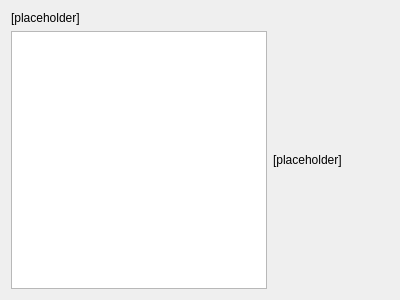
<?xml version="1.0" encoding="UTF-8"?>
<ui version="4.0">
 <class>pgKwClassification</class>
 <widget class="QWidget" name="pgKwClassification">
  <property name="geometry">
   <rect>
    <x>0</x>
    <y>0</y>
    <width>400</width>
    <height>300</height>
   </rect>
  </property>
  <property name="sizePolicy">
   <sizepolicy hsizetype="MinimumExpanding" vsizetype="MinimumExpanding">
    <horstretch>0</horstretch>
    <verstretch>0</verstretch>
   </sizepolicy>
  </property>
  <layout class="QVBoxLayout" name="verticalLayout_31">
   <item>
    <widget class="QLabel" name="lblSelectClassification">
     <property name="styleSheet">
      <string notr="true">font: 11pt &quot;Ubuntu&quot;;</string>
     </property>
     <property name="text">
      <string>[placeholder]</string>
     </property>
     <property name="alignment">
      <set>Qt::AlignLeading|Qt::AlignLeft|Qt::AlignTop</set>
     </property>
     <property name="wordWrap">
      <bool>true</bool>
     </property>
    </widget>
   </item>
   <item>
    <layout class="QHBoxLayout" name="horizontalLayout_7" stretch="0,1">
     <item>
      <widget class="QListWidget" name="lstClassifications">
       <property name="sizePolicy">
        <sizepolicy hsizetype="Expanding" vsizetype="MinimumExpanding">
         <horstretch>0</horstretch>
         <verstretch>0</verstretch>
        </sizepolicy>
       </property>
      </widget>
     </item>
     <item>
      <widget class="QLabel" name="lblDescribeClassification">
       <property name="sizePolicy">
        <sizepolicy hsizetype="Expanding" vsizetype="Expanding">
         <horstretch>0</horstretch>
         <verstretch>0</verstretch>
        </sizepolicy>
       </property>
       <property name="styleSheet">
        <string notr="true">font: 11pt &quot;Ubuntu&quot;;</string>
       </property>
       <property name="text">
        <string>[placeholder]</string>
       </property>
       <property name="alignment">
        <set>Qt::AlignLeading|Qt::AlignLeft|Qt::AlignVCenter</set>
       </property>
       <property name="wordWrap">
        <bool>true</bool>
       </property>
      </widget>
     </item>
    </layout>
   </item>
  </layout>
 </widget>
 <resources/>
 <connections/>
</ui>
